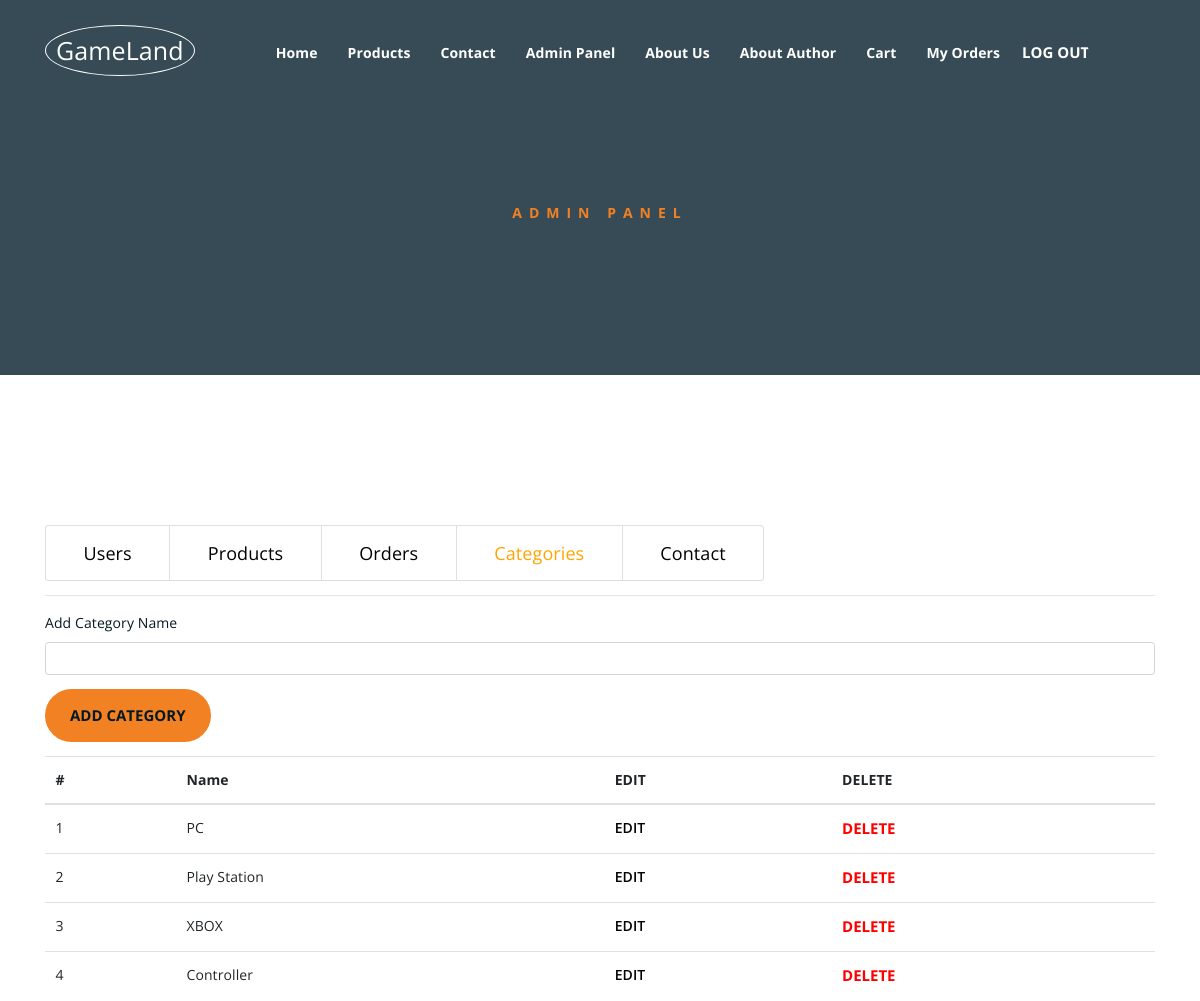
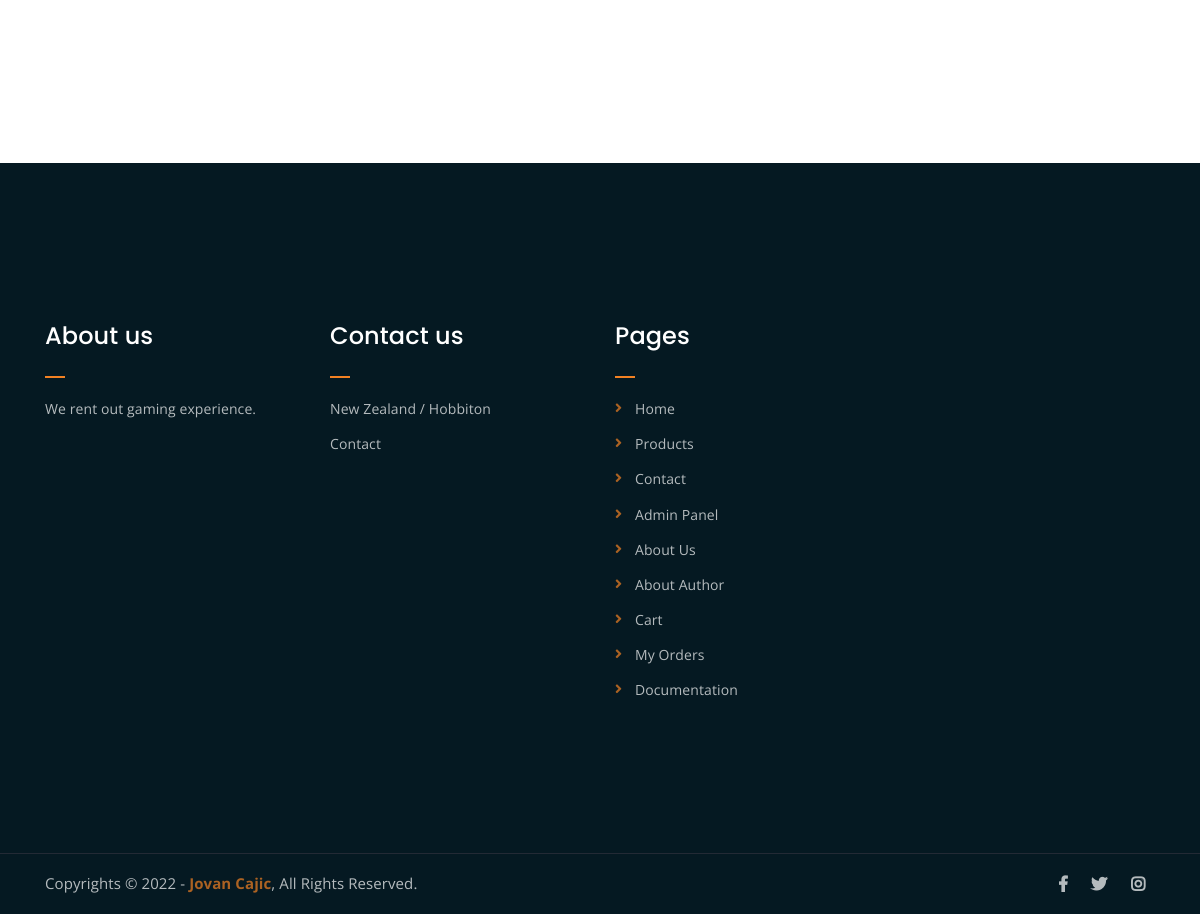
Page /adminpanel.php?id=4 (signed in) on the committed database (2 pictures, top to bottom).
### tables this page shows
CREATE TABLE `menu` (
  `menu_id` int(11) NOT NULL,
  `name` varchar(255) NOT NULL,
  `href` varchar(255) NOT NULL
);

CREATE TABLE `categories` (
  `category_id` int(11) NOT NULL,
  `name` varchar(255) NOT NULL
);

### adminpanel/categories.php (the view, shortened to what this page needs)
<?php
global $connection;
    if(isset($_GET["categoryId"])){
        $categoryId = $_GET["categoryId"];
        $category = $connection->query("SELECT * FROM categories WHERE category_id = $categoryId")->fetch();
        ?>
        <form  action="backend/adminpanel/editCategory.php" method="POST" class="mt-3">
    <div class="form-group">
        <label for="categoryName">Edit Category Name</label>
        <input class='form-control' type="text" id="categoryName" name="categoryName" value="<?php echo $category->name?>">
        <input type="hidden" name="categoryId" value="<?php echo $category->category_id?>">
    </div>
    <input type="submit" class="btn btn-primary" id='editCategoryButton' value="Edit Category">
</form>
        <?php
    }
    else{
?>
<form  action="backend/adminpanel/addCategory.php" method="POST" class="mb-3">
    <div class="form-group">
        <label for="categoryName">Add Category Name</label>
        <input class='form-control' type="text" id="categoryName" name="categoryName">
    </div>
    <input type="submit" class="btn btn-primary" id='addCategoryButton' value="Add Category">
</form>
<table class="table">
<thead>
    <tr>
        <th>#</th>
        <th>Name</th>
        <th>EDIT</th>
        <th>DELETE</th>
    </tr>
</thead>
<tbody>
    <?php
    $categories = $connection->query("SELECT * FROM categories")->fetchAll();
    $counter = 1;
    foreach ($categories as $category) {
        ?>
       <tr>
           <td><?php echo $counter ?></td>
           <td><?php echo $category->name ?></td>
           <td><a class='buttonEdit' href="adminpanel.php?id=4&categoryId=<?php echo $category->category_id ?>">EDIT</a></td>
           <td><form action="backend/adminpanel/deleteCategory.php" method="POST"><input type="submit" value="DELETE" class="buttonDelete"> <input type="hidden" name="categoryId" value="<?php echo $category->category_id?>"></form></td>
       </tr>
        <?php
        $counter++;
    }
    ?>
    </tbody>
</table>
<?php
    }
?>

### inc/header.php (shortened to what this page needs)
<div class="top-header-area" id="sticker">
		<div class="container">
			<div class="row">
				<div class="col-lg-12 col-sm-12 text-center">
					<div class="main-menu-wrap">
						<div class="site-logo">
							<a href="index.php">
								<span class="logoIcon">GameLand</span>
							</a>
						</div>
						<nav class="main-menu">
							<ul>
								<?php
									global $connection;
									$menu = $connection->query("SELECT * FROM menu")->fetchAll();
									foreach ($menu as $m) {
										if(isset($_SESSION["user"]) AND $_SESSION["user"]->is_admin == 1 AND !in_array($m->href,["login.php","register.php"])){
											echo "<li><a href='$m->href'>$m->name</a></li>";
										}
									}
									if(isset($_SESSION["user"])){
										echo "<li class='ml-2'><form  action='backend/logout.php' method='POST'><input class='buttonFix' type='submit' value='Log out'></form></li>";
									}
								?>
							</ul>
						</nav>
					</div>
				</div>
			</div>
		</div>
	</div>

### inc/footer.php (shortened to what this page needs)
<div class="footer-area">
		<div class="container">
			<div class="row">
				<div class="col-lg-3 col-md-6">
					<div class="footer-box about-widget">
						<h2 class="widget-title">About us</h2>
						<p>We rent out gaming experience.</p>
					</div>
				</div>
				<div class="col-lg-3 col-md-6">
					<div class="footer-box get-in-touch">
						<h2 class="widget-title">Contact us</h2>
						<ul>
							<li>New Zealand / Hobbiton</li>
							<li><a href="contact.php">Contact</a></li>
						</ul>
					</div>
				</div>
				<div class="col-lg-3 col-md-6">
					<div class="footer-box pages">
						<h2 class="widget-title">Pages</h2>
						<ul>
						<?php
									global $connection;
									$menu = $connection->query("SELECT * FROM menu")->fetchAll();
									foreach ($menu as $m) {
										if(isset($_SESSION["user"]) AND $_SESSION["user"]->is_admin == 1 AND !in_array($m->href,["login.php","register.php"])){
											echo "<li><a href='$m->href'>$m->name</a></li>";
										}
									}
								?>
							<li><a href="Documentation.pdf">Documentation</a></li>
						</ul>
					</div>
				</div>
				<div class="col-lg-3 col-md-6">
				</div>
			</div>
		</div>
	</div>
	<div class="copyright">
		<div class="container">
			<div class="row">
				<div class="col-lg-6 col-md-12">
					<p>Copyrights &copy; 2022 - <a href="https://www.instagram.com/jovan_cajic/">Jovan Cajic</a>,  All Rights Reserved.</p>
				</div>
				<div class="col-lg-6 text-right col-md-12">
					<div class="social-icons">
						<ul>
							<li><a href="https://www.facebook.com" target="_blank"><i class="fab fa-facebook-f"></i></a></li>
							<li><a href="https://www.twitter.com" target="_blank"><i class="fab fa-twitter"></i></a></li>
							<li><a href="https://www.instagram.com" target="_blank"><i class="fab fa-instagram"></i></a></li>
						</ul>
					</div>
				</div>
			</div>
		</div>
	</div>

### assets/css/main.css (style rules this page uses)
html { font-size: 14px; font-weight: 400; line-height: 28px; height: 100%; }
body { font-family: "Open Sans", sans-serif; font-weight: 400; font-size: 1rem; letter-spacing: 0.1px; line-height: 1.8; color: #051922; overflow-x: hidden; }
a { cursor: pointer; text-decoration: none; -webkit-transition: all 0.2s ease-in-out; -o-transition: all 0.2s ease-in-out; transition: all 0.2s ease-in-out; }
h1, .h1, h2, .h2, h3, .h3, h4, .h4, h5, .h5, h6, .h6 { font-family: "Poppins", sans-serif; font-weight: 700; margin: 0 0 1.25rem 0; color: #051922; }
h2, .h2 { font-size: 3rem; font-weight: 700; line-height: 3.25rem; }
p { font-family: "Open Sans", sans-serif; font-weight: 400; font-size: 1rem; letter-spacing: 0.1px; line-height: 1.8; color: #051922; margin: 0 0 1.25rem 0; }
p:last-child { margin: 0; }
.top-header-area { position: absolute; z-index: 999; width: 100%; padding: 25px 0; }
nav.main-menu ul { margin: 0; padding: 0; list-style: none; }
nav.main-menu ul li { display: inline-block; }
nav.main-menu ul li a { color: #fff; font-weight: 700; display: block; padding: 15px; }
nav.main-menu ul > li { position: relative; }
.site-logo { float: left; max-width: 150px; border: 1px solid #fff; padding: 2px 15px 2px 10px !important; border-radius: 80%; }
.main-menu-wrap { position: relative; }
.site-logo { padding: 6px 0; }
nav.main-menu li a { -webkit-transition: 0.3s; -o-transition: 0.3s; transition: 0.3s; }
.top-header-area { -webkit-transition: 0.3s; -o-transition: 0.3s; transition: 0.3s; }
.footer-area { background-color: #051922; color: #fff; padding: 150px 0; }
h2.widget-title { font-size: 24px; font-weight: 500; position: relative; padding-bottom: 20px; color: #fff; }
h2.widget-title:after { position: absolute; left: 0; bottom: 0; width: 20px; height: 2px; background-color: #F28123; content: ""; }
.footer-box p { color: #fff; opacity: 0.7; line-height: 1.8; }
.footer-box ul { margin: 0; padding: 0; list-style: none; }
.footer-box ul li { opacity: 0.7; margin-bottom: 10px; line-height: 1.8; }
.footer-box ul li:last-child { margin-bottom: 0; }
.copyright { background-color: #051922; border-top: 1px solid #232a35; }
.copyright p { margin: 0; color: #fff; opacity: 0.7; padding: 16px 0; font-size: 15px; }
.copyright a { color: #F28123; font-weight: 700; }
.social-icons ul { margin: 0; padding: 0; list-style: none; }
.social-icons ul li { display: inline-block; }
.social-icons ul li a { font-size: 16px; color: #fff; opacity: 0.7; padding: 16px 10px; display: block; }
.footer-box ul li a { color: #fff; }
.footer-box.pages ul li { position: relative; padding-left: 20px; }
.footer-box.pages ul li:before { position: absolute; left: 0; top: 0; content: "\f105"; font-family: "Font Awesome 5 Free"; font-weight: 900; color: #F28123; }
.footer-box.pages ul li a { -webkit-transition: 0.3s; -o-transition: 0.3s; transition: 0.3s; }
.social-icons ul li a { -webkit-transition: 0.3s; -o-transition: 0.3s; transition: 0.3s; }
input[type="submit"] { -webkit-transition: 0.3s; -o-transition: 0.3s; transition: 0.3s; border-radius: 50px !important; }
html, body { height: 100%; }
input[type="submit"] { background-color: #F28123; color: #051922; font-weight: 700; text-transform: uppercase; font-size: 15px; border: none !important; cursor: pointer; padding: 15px 25px; border-radius: 3px; }
thead { border-bottom: 1px solid #eee; }
.logoIcon { text-align: center; font-size: 25px; color: white; border: white 1px; }
.buttonDelete { margin: 0 !important; padding: 0 !important; font-size: 15px !important; border: 0 !important; background-color: transparent !important; color: #f00 !important; }
.buttonEdit { color: #000 !important; font-weight: 600 !important; }
.buttonFix { margin: 0 !important; padding: 0 !important; font-size: 15px !important; border: 0 !important; background-color: transparent !important; color: white !important; }

### rows in the picture
menu: name "Home"
menu: name "Products"
menu: name "Contact"
menu: name "Admin Panel"
menu: name "About Us"
menu: name "About Author"
menu: name "Cart"
menu: name "My Orders"
categories: name "PC"
categories: name "Play Station"
categories: name "XBOX"
categories: name "Controller"
